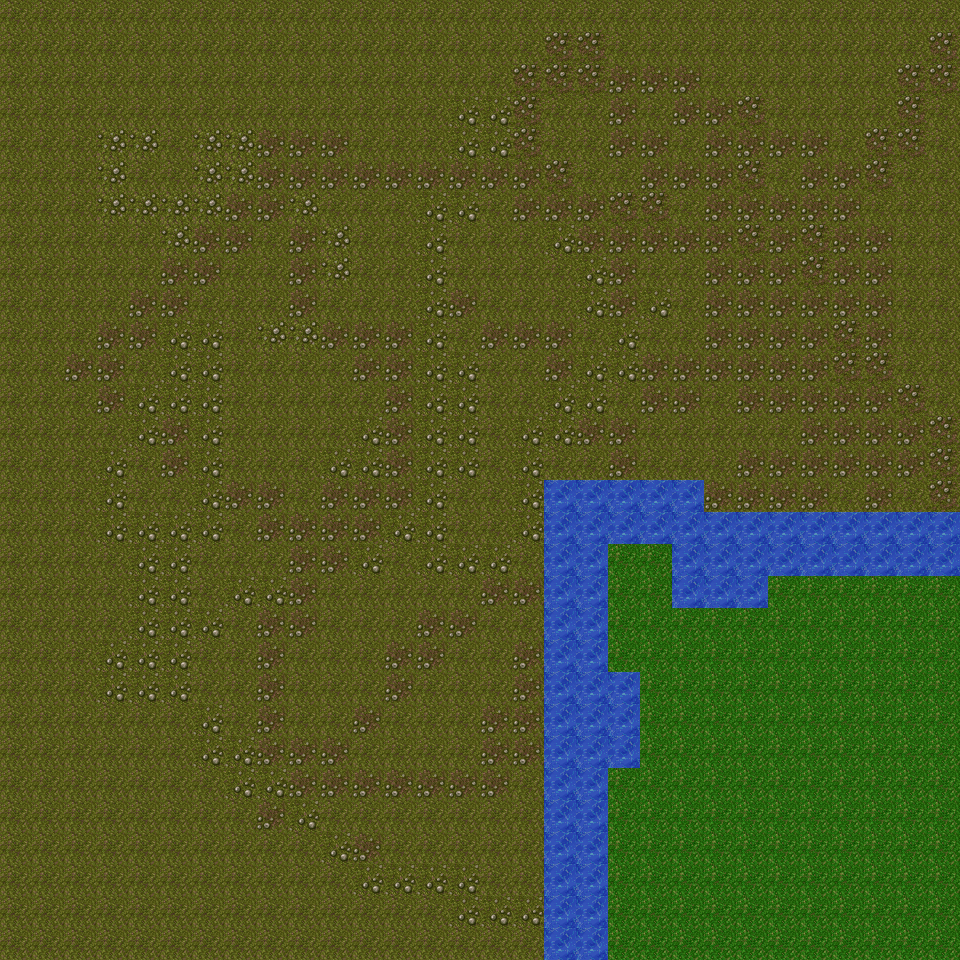

This is a level from a 2D game, rendered from its Tiled map with the project's own tilesets. A one-line summary and the complete map file follow:
An orthogonal 30x30 tile map with 32x32 px tiles, 1 tile layer (Tile Layer 1).

<map version="1.10" tiledversion="1.11.1-99-gec89c545" orientation="orthogonal" renderorder="left-down" width="30" height="30" tilewidth="32" tileheight="32" infinite="0" nextlayerid="2" nextobjectid="1">
 <tileset firstgid="1" name="otsp_tiles_01" tilewidth="32" tileheight="32" tilecount="1008" columns="16">
  <image source="otsp_tiles_01.png" width="512" height="2016" />
 </tileset>
 <layer id="1" name="Tile Layer 1" width="30" height="30">
  <data encoding="csv">
2,2,2,2,2,2,2,2,2,2,2,2,2,2,2,2,2,2,2,2,2,2,2,2,2,2,2,2,2,2,
2,2,2,2,2,2,2,2,2,2,2,2,2,2,2,2,2,21,21,2,2,2,2,2,2,2,2,2,2,21,
2,2,2,2,2,2,2,2,2,2,2,2,2,2,2,2,21,21,21,20,20,20,2,2,2,2,2,2,21,21,
2,2,2,2,2,2,2,2,2,2,2,2,2,2,19,19,21,2,2,20,2,20,20,21,2,2,2,2,21,2,
2,2,2,18,18,2,18,18,20,20,20,2,2,2,19,19,21,2,2,20,20,2,20,20,20,20,2,21,21,2,
2,2,2,18,2,2,18,18,20,20,20,20,20,20,20,20,20,21,2,2,20,20,20,21,2,20,20,21,2,2,
2,2,2,18,18,18,18,20,20,18,2,2,2,19,19,2,20,20,20,21,21,2,20,20,20,20,20,2,2,2,
2,2,2,2,2,18,20,20,2,20,18,2,2,19,2,2,2,19,20,20,20,20,20,21,20,21,20,20,2,2,
2,2,2,2,2,20,20,2,2,20,18,2,2,19,2,2,2,2,19,20,2,2,20,20,20,21,20,20,2,2,
2,2,2,2,20,20,2,2,2,20,2,2,2,19,20,2,2,2,19,20,19,2,20,20,20,20,20,20,2,2,
2,2,2,20,20,19,19,2,18,18,20,20,20,19,2,20,20,20,2,19,2,2,20,20,20,20,21,20,2,2,
2,2,20,20,2,19,19,2,2,2,2,20,20,19,19,2,2,20,19,19,20,20,20,20,20,20,21,21,2,2,
2,2,2,20,19,19,19,2,2,2,2,2,20,19,19,2,2,19,19,2,20,20,2,20,20,20,20,20,21,2,
2,2,2,2,19,20,19,2,2,2,2,19,20,19,19,2,19,19,20,20,2,2,2,2,2,20,20,20,20,21,
2,2,2,19,2,20,19,2,2,2,19,19,20,19,19,2,19,2,2,20,2,2,2,20,20,20,20,20,20,21,
2,2,2,19,2,2,19,20,20,2,20,20,20,19,2,2,19,738,738,738,738,738,20,20,20,20,2,20,2,21,
2,2,2,19,19,19,19,2,20,20,20,20,19,19,2,2,19,738,738,738,738,738,738,738,738,738,738,738,738,738,
2,2,2,2,19,19,2,2,2,20,20,19,2,19,19,19,2,738,738,22,22,738,738,738,738,738,738,738,738,738,
2,2,2,2,19,19,2,19,19,20,2,2,2,2,2,20,20,738,738,22,22,738,738,738,22,22,22,22,22,22,
2,2,2,2,19,19,19,2,20,20,2,2,2,20,20,2,2,738,738,22,22,22,22,22,22,22,22,22,22,22,
2,2,2,19,19,19,2,2,20,2,2,2,20,20,2,2,20,738,738,22,22,22,22,22,22,22,22,22,22,22,
2,2,2,19,19,19,2,2,20,2,2,2,20,2,2,2,20,738,738,738,22,22,22,22,22,22,22,22,22,22,
2,2,2,2,2,2,19,2,20,2,2,20,2,2,2,20,20,738,738,738,22,22,22,22,22,22,22,22,22,22,
2,2,2,2,2,2,19,19,20,20,20,2,2,2,2,20,20,738,738,738,22,22,22,22,22,22,22,22,22,22,
2,2,2,2,2,2,2,19,19,20,20,20,20,20,20,20,2,738,738,22,22,22,22,22,22,22,22,22,22,22,
2,2,2,2,2,2,2,2,20,19,2,2,2,2,2,2,2,738,738,22,22,22,22,22,22,22,22,22,22,22,
2,2,2,2,2,2,2,2,2,2,19,20,2,2,2,2,2,738,738,22,22,22,22,22,22,22,22,22,22,22,
2,2,2,2,2,2,2,2,2,2,2,19,19,19,19,2,2,738,738,22,22,22,22,22,22,22,22,22,22,22,
2,2,2,2,2,2,2,2,2,2,2,2,2,2,19,19,19,738,738,22,22,22,22,22,22,22,22,22,22,22,
2,2,2,2,2,2,2,2,2,2,2,2,2,2,2,2,2,738,738,22,22,22,22,22,22,22,22,22,22,22
</data>
 </layer>
</map>
